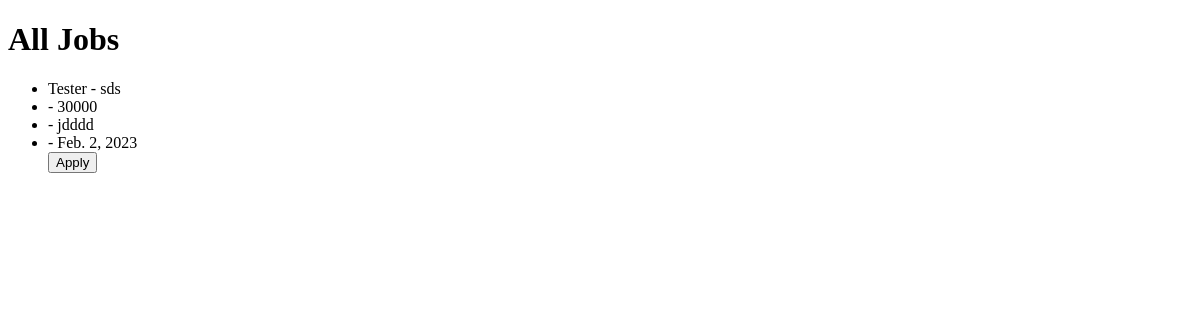
The page /all_jobs/ (signed in) on the database as committed earlier.
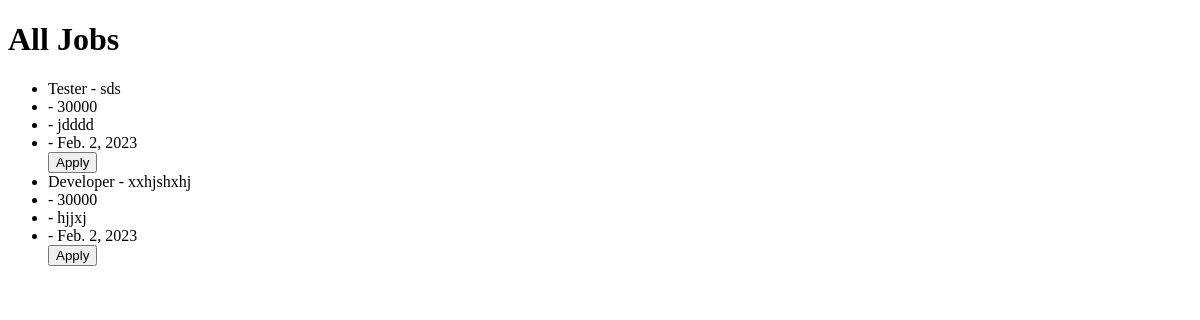
The same page on the database as committed later.
### jobapp/models.py (models this page shows, shortened)
class JobListing(models.Model):
    title = models.CharField(max_length=255)
    description = models.TextField()
    required_qualifications = models.TextField()
    desired_qualifications = models.TextField()
    responsibilities = models.TextField()
    application_deadline = models.DateField()
    salary_range = models.CharField(max_length=100)
    location = models.CharField(max_length=255)
    employment_type = models.CharField(max_length=50)
    company_benefits = models.TextField()
    how_to_apply = models.TextField()
    other_information = models.CharField(max_length=255, blank=True)
    employer = models.ForeignKey(User, on_delete=models.CASCADE)

### jobapp/views.py (the view)
# urls.py: path('all_jobs/', views.all_jobs, name='all_jobs'),
@login_required
def all_jobs(request):
    job_listings = JobListing.objects.all()
    return render(request, 'all_jobs.html', {'job_listings': job_listings})

### jobapp/templates/all_jobs.html (shortened to what this page needs)
<!DOCTYPE html>
<html lang="en">
<head>
</head>
<body>
    <h1>All Jobs</h1>
    <ul>
        {% for job in job_listings %}
            <li>{{ job.title }} - {{ job.description }}</li>
            <li> - {{ job.salary_range }}</li>
            <li> - {{ job.desired_qualifications }}</li>
            <li> - {{ job.application_deadline }}</li>
            <form action="{% url 'apply_for_job' job.id %}" method="post">
                <button type="submit">Apply</button>
            </form>
        {% endfor %}
    </ul>
</body>
</html>

Rows that differ between the two databases and show on the page:
added JobListing: title "Developer", description "xxhjshxhj", salary_range "30000", desired_qualifications "hjjxj", application_deadline "Feb. 2, 2023"
